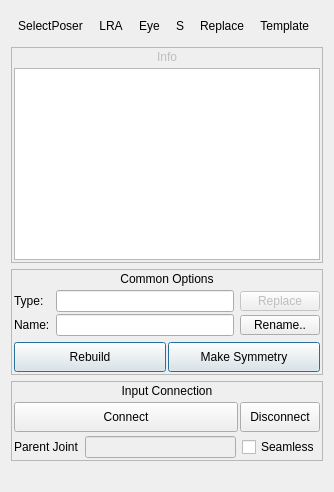
              <widget class="QWidget" name="moduleOptions_tab">
               <attribute name="title">
                <string>Module</string>
               </attribute>
               <layout class="QVBoxLayout" name="verticalLayout_13">
                <property name="spacing">
                 <number>6</number>
                </property>
                <item>
                 <widget class="QFrame" name="module_frame">
                  <property name="frameShape">
                   <enum>QFrame::NoFrame</enum>
                  </property>
                  <property name="frameShadow">
                   <enum>QFrame::Raised</enum>
                  </property>
                  <layout class="QVBoxLayout" name="verticalLayout_21" stretch="0,0,0,0,0">
                   <property name="spacing">
                    <number>6</number>
                   </property>
                   <property name="sizeConstraint">
                    <enum>QLayout::SetDefaultConstraint</enum>
                   </property>
                   <property name="leftMargin">
                    <number>0</number>
                   </property>
                   <property name="topMargin">
                    <number>0</number>
                   </property>
                   <property name="rightMargin">
                    <number>0</number>
                   </property>
                   <property name="bottomMargin">
                    <number>0</number>
                   </property>
                   <item>
                    <widget class="QFrame" name="moduleToolbar_frame_2">
                     <property name="minimumSize">
                      <size>
                       <width>0</width>
                       <height>30</height>
                      </size>
                     </property>
                     <property name="maximumSize">
                      <size>
                       <width>16777215</width>
                       <height>30</height>
                      </size>
                     </property>
                     <property name="frameShape">
                      <enum>QFrame::NoFrame</enum>
                     </property>
                     <property name="frameShadow">
                      <enum>QFrame::Raised</enum>
                     </property>
                     <layout class="QHBoxLayout" name="horizontalLayout_6">
                      <property name="spacing">
                       <number>2</number>
                      </property>
                      <property name="leftMargin">
                       <number>0</number>
                      </property>
                      <property name="topMargin">
                       <number>0</number>
                      </property>
                      <property name="rightMargin">
                       <number>0</number>
                      </property>
                      <property name="bottomMargin">
                       <number>0</number>
                      </property>
                      <item>
                       <widget class="QToolButton" name="selectPoser_but">
                        <property name="text">
                         <string>SelectPoser</string>
                        </property>
                        <property name="popupMode">
                         <enum>QToolButton::InstantPopup</enum>
                        </property>
                        <property name="autoRaise">
                         <bool>true</bool>
                        </property>
                        <property name="arrowType">
                         <enum>Qt::NoArrow</enum>
                        </property>
                       </widget>
                      </item>
                      <item>
                       <widget class="QToolButton" name="module_axises_but">
                        <property name="text">
                         <string>LRA</string>
                        </property>
                        <property name="popupMode">
                         <enum>QToolButton::InstantPopup</enum>
                        </property>
                        <property name="autoRaise">
                         <bool>true</bool>
                        </property>
                        <property name="arrowType">
                         <enum>Qt::NoArrow</enum>
                        </property>
                       </widget>
                      </item>
                      <item>
                       <widget class="QToolButton" name="module_vis_but">
                        <property name="text">
                         <string>Eye</string>
                        </property>
                        <property name="popupMode">
                         <enum>QToolButton::InstantPopup</enum>
                        </property>
                        <property name="autoRaise">
                         <bool>true</bool>
                        </property>
                        <property name="arrowType">
                         <enum>Qt::NoArrow</enum>
                        </property>
                       </widget>
                      </item>
                      <item>
                       <widget class="QToolButton" name="module_solo_but">
                        <property name="text">
                         <string>S</string>
                        </property>
                        <property name="popupMode">
                         <enum>QToolButton::InstantPopup</enum>
                        </property>
                        <property name="autoRaise">
                         <bool>true</bool>
                        </property>
                        <property name="arrowType">
                         <enum>Qt::NoArrow</enum>
                        </property>
                       </widget>
                      </item>
                      <item>
                       <spacer name="horizontalSpacer_9">
                        <property name="orientation">
                         <enum>Qt::Horizontal</enum>
                        </property>
                        <property name="sizeHint" stdset="0">
                         <size>
                          <width>0</width>
                          <height>20</height>
                         </size>
                        </property>
                       </spacer>
                      </item>
                      <item>
                       <widget class="QToolButton" name="replaceModule_but">
                        <property name="text">
                         <string>Replace</string>
                        </property>
                        <property name="popupMode">
                         <enum>QToolButton::InstantPopup</enum>
                        </property>
                        <property name="autoRaise">
                         <bool>true</bool>
                        </property>
                        <property name="arrowType">
                         <enum>Qt::NoArrow</enum>
                        </property>
                       </widget>
                      </item>
                      <item>
                       <widget class="QToolButton" name="moduleTemplate_but">
                        <property name="text">
                         <string>Template  </string>
                        </property>
                        <property name="popupMode">
                         <enum>QToolButton::InstantPopup</enum>
                        </property>
                        <property name="autoRaise">
                         <bool>true</bool>
                        </property>
                        <property name="arrowType">
                         <enum>Qt::NoArrow</enum>
                        </property>
                       </widget>
                      </item>
                     </layout>
                    </widget>
                   </item>
                   <item>
                    <widget class="QFrame" name="infoCurrentModule_frame">
                     <property name="enabled">
                      <bool>true</bool>
                     </property>
                     <property name="frameShape">
                      <enum>QFrame::StyledPanel</enum>
                     </property>
                     <property name="frameShadow">
                      <enum>QFrame::Plain</enum>
                     </property>
                     <layout class="QVBoxLayout" name="verticalLayout_14">
                      <property name="spacing">
                       <number>4</number>
                      </property>
                      <property name="leftMargin">
                       <number>2</number>
                      </property>
                      <property name="topMargin">
                       <number>2</number>
                      </property>
                      <property name="rightMargin">
                       <number>2</number>
                      </property>
                      <property name="bottomMargin">
                       <number>2</number>
                      </property>
                      <item>
                       <widget class="QLabel" name="info_label">
                        <property name="enabled">
                         <bool>false</bool>
                        </property>
                        <property name="text">
                         <string>Info</string>
                        </property>
                        <property name="alignment">
                         <set>Qt::AlignCenter</set>
                        </property>
                       </widget>
                      </item>
                      <item>
                       <widget class="QFrame" name="info_groupFrame">
                        <property name="frameShape">
                         <enum>QFrame::NoFrame</enum>
                        </property>
                        <property name="frameShadow">
                         <enum>QFrame::Raised</enum>
                        </property>
                        <layout class="QVBoxLayout" name="verticalLayout_17">
                         <property name="spacing">
                          <number>0</number>
                         </property>
                         <property name="leftMargin">
                          <number>0</number>
                         </property>
                         <property name="topMargin">
                          <number>0</number>
                         </property>
                         <property name="rightMargin">
                          <number>0</number>
                         </property>
                         <property name="bottomMargin">
                          <number>0</number>
                         </property>
                         <item>
                          <widget class="QPlainTextEdit" name="info_textEdit">
                           <property name="sizePolicy">
                            <sizepolicy hsizetype="Expanding" vsizetype="Preferred">
                             <horstretch>0</horstretch>
                             <verstretch>0</verstretch>
                            </sizepolicy>
                           </property>
                           <property name="readOnly">
                            <bool>true</bool>
                           </property>
                          </widget>
                         </item>
                        </layout>
                       </widget>
                      </item>
                     </layout>
                    </widget>
                   </item>
                   <item>
                    <widget class="QFrame" name="frame_5">
                     <property name="frameShape">
                      <enum>QFrame::StyledPanel</enum>
                     </property>
                     <property name="frameShadow">
                      <enum>QFrame::Plain</enum>
                     </property>
                     <layout class="QVBoxLayout" name="verticalLayout_24">
                      <property name="spacing">
                       <number>4</number>
                      </property>
                      <property name="leftMargin">
                       <number>2</number>
                      </property>
                      <property name="topMargin">
                       <number>2</number>
                      </property>
                      <property name="rightMargin">
                       <number>2</number>
                      </property>
                      <property name="bottomMargin">
                       <number>2</number>
                      </property>
                      <item>
                       <widget class="QLabel" name="commonOptions_label">
                        <property name="text">
                         <string>Common Options</string>
                        </property>
                        <property name="alignment">
                         <set>Qt::AlignCenter</set>
                        </property>
                       </widget>
                      </item>
                      <item>
                       <widget class="QFrame" name="commonOptions_groupFrame">
                        <property name="frameShape">
                         <enum>QFrame::NoFrame</enum>
                        </property>
                        <property name="frameShadow">
                         <enum>QFrame::Raised</enum>
                        </property>
                        <layout class="QVBoxLayout" name="verticalLayout_25">
                         <property name="spacing">
                          <number>6</number>
                         </property>
                         <property name="leftMargin">
                          <number>0</number>
                         </property>
                         <property name="topMargin">
                          <number>0</number>
                         </property>
                         <property name="rightMargin">
                          <number>0</number>
                         </property>
                         <property name="bottomMargin">
                          <number>0</number>
                         </property>
                         <item>
                          <layout class="QGridLayout" name="gridLayout">
                           <property name="topMargin">
                            <number>0</number>
                           </property>
                           <property name="bottomMargin">
                            <number>0</number>
                           </property>
                           <property name="horizontalSpacing">
                            <number>6</number>
                           </property>
                           <property name="verticalSpacing">
                            <number>2</number>
                           </property>
                           <item row="0" column="0">
                            <widget class="QLabel" name="moduleName_label_3">
                             <property name="text">
                              <string>Type:</string>
                             </property>
                            </widget>
                           </item>
                           <item row="1" column="1">
                            <widget class="QLineEdit" name="moduleName_lineEdit">
                             <property name="enabled">
                              <bool>true</bool>
                             </property>
                             <property name="readOnly">
                              <bool>true</bool>
                             </property>
                            </widget>
                           </item>
                           <item row="1" column="2">
                            <widget class="QPushButton" name="renameModule_btn">
                             <property name="sizePolicy">
                              <sizepolicy hsizetype="Fixed" vsizetype="Fixed">
                               <horstretch>0</horstretch>
                               <verstretch>0</verstretch>
                              </sizepolicy>
                             </property>
                             <property name="minimumSize">
                              <size>
                               <width>80</width>
                               <height>0</height>
                              </size>
                             </property>
                             <property name="maximumSize">
                              <size>
                               <width>80</width>
                               <height>20</height>
                              </size>
                             </property>
                             <property name="text">
                              <string>Rename..</string>
                             </property>
                             <property name="checkable">
                              <bool>false</bool>
                             </property>
                            </widget>
                           </item>
                           <item row="1" column="0">
                            <widget class="QLabel" name="name_label_3">
                             <property name="font">
                              <font>
                               <weight>50</weight>
                               <bold>false</bold>
                              </font>
                             </property>
                             <property name="text">
                              <string>Name:</string>
                             </property>
                            </widget>
                           </item>
                           <item row="0" column="2">
                            <widget class="QPushButton" name="renameModule_btn_3">
                             <property name="enabled">
                              <bool>false</bool>
                             </property>
                             <property name="sizePolicy">
                              <sizepolicy hsizetype="Fixed" vsizetype="Fixed">
                               <horstretch>0</horstretch>
                               <verstretch>0</verstretch>
                              </sizepolicy>
                             </property>
                             <property name="minimumSize">
                              <size>
                               <width>80</width>
                               <height>0</height>
                              </size>
                             </property>
                             <property name="maximumSize">
                              <size>
                               <width>80</width>
                               <height>20</height>
                              </size>
                             </property>
                             <property name="text">
                              <string>Replace</string>
                             </property>
                             <property name="checkable">
                              <bool>false</bool>
                             </property>
                            </widget>
                           </item>
                           <item row="0" column="1">
                            <widget class="QLineEdit" name="moduleType_lineEdit">
                             <property name="enabled">
                              <bool>true</bool>
                             </property>
                             <property name="readOnly">
                              <bool>true</bool>
                             </property>
                            </widget>
                           </item>
                          </layout>
                         </item>
                         <item>
                          <layout class="QHBoxLayout" name="horizontalLayout_9">
                           <property name="spacing">
                            <number>2</number>
                           </property>
                           <item>
                            <widget class="QPushButton" name="rebuildModule_btn">
                             <property name="sizePolicy">
                              <sizepolicy hsizetype="Fixed" vsizetype="Fixed">
                               <horstretch>0</horstretch>
                               <verstretch>0</verstretch>
                              </sizepolicy>
                             </property>
                             <property name="minimumSize">
                              <size>
                               <width>0</width>
                               <height>30</height>
                              </size>
                             </property>
                             <property name="maximumSize">
                              <size>
                               <width>100000</width>
                               <height>16777215</height>
                              </size>
                             </property>
                             <property name="text">
                              <string>Rebuild</string>
                             </property>
                             <property name="checkable">
                              <bool>false</bool>
                             </property>
                             <property name="autoDefault">
                              <bool>false</bool>
                             </property>
                             <property name="default">
                              <bool>true</bool>
                             </property>
                            </widget>
                           </item>
                           <item>
                            <widget class="QPushButton" name="makeSymmetryModule_btn">
                             <property name="sizePolicy">
                              <sizepolicy hsizetype="Fixed" vsizetype="Fixed">
                               <horstretch>0</horstretch>
                               <verstretch>0</verstretch>
                              </sizepolicy>
                             </property>
                             <property name="minimumSize">
                              <size>
                               <width>0</width>
                               <height>30</height>
                              </size>
                             </property>
                             <property name="maximumSize">
                              <size>
                               <width>100000</width>
                               <height>16777215</height>
                              </size>
                             </property>
                             <property name="text">
                              <string>Make Symmetry</string>
                             </property>
                             <property name="checkable">
                              <bool>false</bool>
                             </property>
                             <property name="autoDefault">
                              <bool>false</bool>
                             </property>
                             <property name="default">
                              <bool>true</bool>
                             </property>
                            </widget>
                           </item>
                          </layout>
                         </item>
                        </layout>
                       </widget>
                      </item>
                     </layout>
                    </widget>
                   </item>
                   <item>
                    <widget class="QFrame" name="frame_3">
                     <property name="minimumSize">
                      <size>
                       <width>0</width>
                       <height>0</height>
                      </size>
                     </property>
                     <property name="frameShape">
                      <enum>QFrame::StyledPanel</enum>
                     </property>
                     <property name="frameShadow">
                      <enum>QFrame::Plain</enum>
                     </property>
                     <layout class="QVBoxLayout" name="verticalLayout_12">
                      <property name="spacing">
                       <number>4</number>
                      </property>
                      <property name="leftMargin">
                       <number>2</number>
                      </property>
                      <property name="topMargin">
                       <number>2</number>
                      </property>
                      <property name="rightMargin">
                       <number>2</number>
                      </property>
                      <property name="bottomMargin">
                       <number>2</number>
                      </property>
                      <item>
                       <widget class="QLabel" name="inputConnections_label">
                        <property name="text">
                         <string>Input Connection</string>
                        </property>
                        <property name="alignment">
                         <set>Qt::AlignCenter</set>
                        </property>
                        <property name="margin">
                         <number>2</number>
                        </property>
                       </widget>
                      </item>
                      <item>
                       <widget class="QFrame" name="inputConnections_groupFrame">
                        <property name="frameShape">
                         <enum>QFrame::NoFrame</enum>
                        </property>
                        <property name="frameShadow">
                         <enum>QFrame::Raised</enum>
                        </property>
                        <layout class="QVBoxLayout" name="verticalLayout_20">
                         <property name="spacing">
                          <number>4</number>
                         </property>
                         <property name="leftMargin">
                          <number>0</number>
                         </property>
                         <property name="topMargin">
                          <number>0</number>
                         </property>
                         <property name="rightMargin">
                          <number>0</number>
                         </property>
                         <property name="bottomMargin">
                          <number>0</number>
                         </property>
                         <item>
                          <layout class="QHBoxLayout" name="horizontalLayout_4">
                           <property name="spacing">
                            <number>2</number>
                           </property>
                           <item>
                            <widget class="QPushButton" name="connectModule_btn">
                             <property name="sizePolicy">
                              <sizepolicy hsizetype="Fixed" vsizetype="Fixed">
                               <horstretch>0</horstretch>
                               <verstretch>0</verstretch>
                              </sizepolicy>
                             </property>
                             <property name="minimumSize">
                              <size>
                               <width>0</width>
                               <height>30</height>
                              </size>
                             </property>
                             <property name="maximumSize">
                              <size>
                               <width>100000</width>
                               <height>16777215</height>
                              </size>
                             </property>
                             <property name="text">
                              <string>Connect</string>
                             </property>
                             <property name="checkable">
                              <bool>false</bool>
                             </property>
                            </widget>
                           </item>
                           <item>
                            <widget class="QPushButton" name="disconnectModule_btn">
                             <property name="sizePolicy">
                              <sizepolicy hsizetype="Fixed" vsizetype="Fixed">
                               <horstretch>0</horstretch>
                               <verstretch>0</verstretch>
                              </sizepolicy>
                             </property>
                             <property name="minimumSize">
                              <size>
                               <width>0</width>
                               <height>30</height>
                              </size>
                             </property>
                             <property name="maximumSize">
                              <size>
                               <width>80</width>
                               <height>30</height>
                              </size>
                             </property>
                             <property name="text">
                              <string>Disconnect</string>
                             </property>
                             <property name="checkable">
                              <bool>false</bool>
                             </property>
                            </widget>
                           </item>
                          </layout>
                         </item>
                         <item>
                          <layout class="QGridLayout" name="gridLayout_2">
                           <property name="horizontalSpacing">
                            <number>6</number>
                           </property>
                           <property name="verticalSpacing">
                            <number>2</number>
                           </property>
                           <item row="0" column="0">
                            <widget class="QLabel" name="label_24">
                             <property name="text">
                              <string>Parent Joint</string>
                             </property>
                            </widget>
                           </item>
                           <item row="0" column="1">
                            <widget class="QLineEdit" name="parent_lineEdit">
                             <property name="enabled">
                              <bool>false</bool>
                             </property>
                             <property name="readOnly">
                              <bool>true</bool>
                             </property>
                            </widget>
                           </item>
                           <item row="0" column="2">
                            <widget class="QCheckBox" name="seamless_checkBox">
                             <property name="layoutDirection">
                              <enum>Qt::LeftToRight</enum>
                             </property>
                             <property name="text">
                              <string>Seamless</string>
                             </property>
                            </widget>
                           </item>
                          </layout>
                         </item>
                        </layout>
                       </widget>
                      </item>
                     </layout>
                    </widget>
                   </item>
                   <item>
                    <widget class="QLabel" name="moduleOptions_dummy_label">
                     <property name="sizePolicy">
                      <sizepolicy hsizetype="Preferred" vsizetype="Expanding">
                       <horstretch>0</horstretch>
                       <verstretch>0</verstretch>
                      </sizepolicy>
                     </property>
                     <property name="text">
                      <string/>
                     </property>
                     <property name="alignment">
                      <set>Qt::AlignCenter</set>
                     </property>
                    </widget>
                   </item>
                  </layout>
                 </widget>
                </item>
               </layout>
              </widget>
